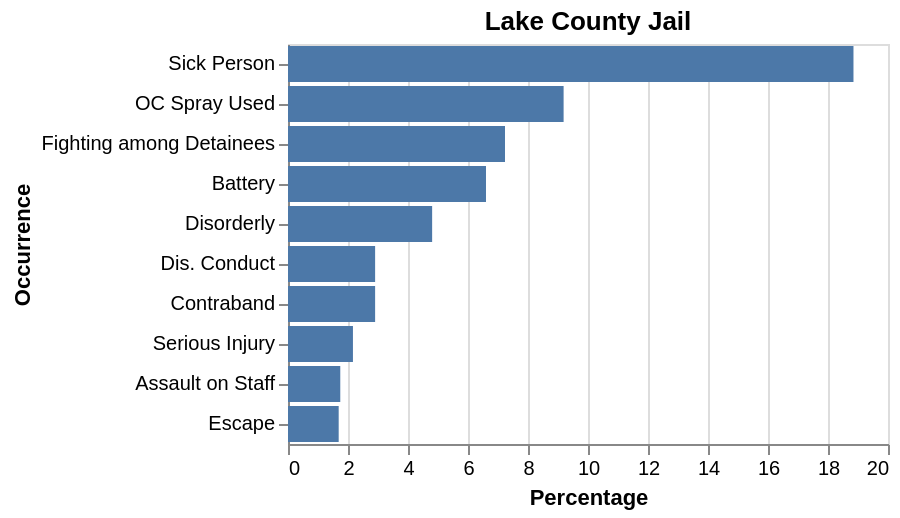

Notebook code cell kept with this figure:
### Code cell
lake_county_percent

### Figure 1 — Vega-Lite specification as saved in the notebook (floating-point values rounded to 4 significant figures)
{"config": {"view": {"continuousWidth": 300, "continuousHeight": 300}}, "data": {"name": "data-39d898fc423b23968b58686f434a7b8b"}, "mark": {"type": "bar"}, "encoding": {"x": {"field": "percentage", "title": "Percentage", "type": "quantitative"}, "y": {"field": "Cleaned Occurrences", "sort": "-x", "title": "Occurrence", "type": "nominal"}}, "title": "Lake County Jail", "$schema": "https://vega.github.io/schema/vega-lite/v5.20.1.json", "datasets": {"data-39d898fc423b23968b58686f434a7b8b": [{"Cleaned Occurrences": "Sick Person", "count": 357, "percentage": 18.85}, {"Cleaned Occurrences": "OC Spray Used", "count": 174, "percentage": 9.187}, {"Cleaned Occurrences": "Fighting among Detainees", "count": 137, "percentage": 7.233}, {"Cleaned Occurrences": "Battery", "count": 125, "percentage": 6.6}, {"Cleaned Occurrences": "Disorderly", "count": 91, "percentage": 4.805}, {"Cleaned Occurrences": "Dis. Conduct", "count": 55, "percentage": 2.904}, {"Cleaned Occurrences": "Contraband", "count": 55, "percentage": 2.904}, {"Cleaned Occurrences": "Serious Injury", "count": 41, "percentage": 2.165}, {"Cleaned Occurrences": "Assault on Staff", "count": 33, "percentage": 1.742}, {"Cleaned Occurrences": "Escape", "count": 32, "percentage": 1.69}]}}
